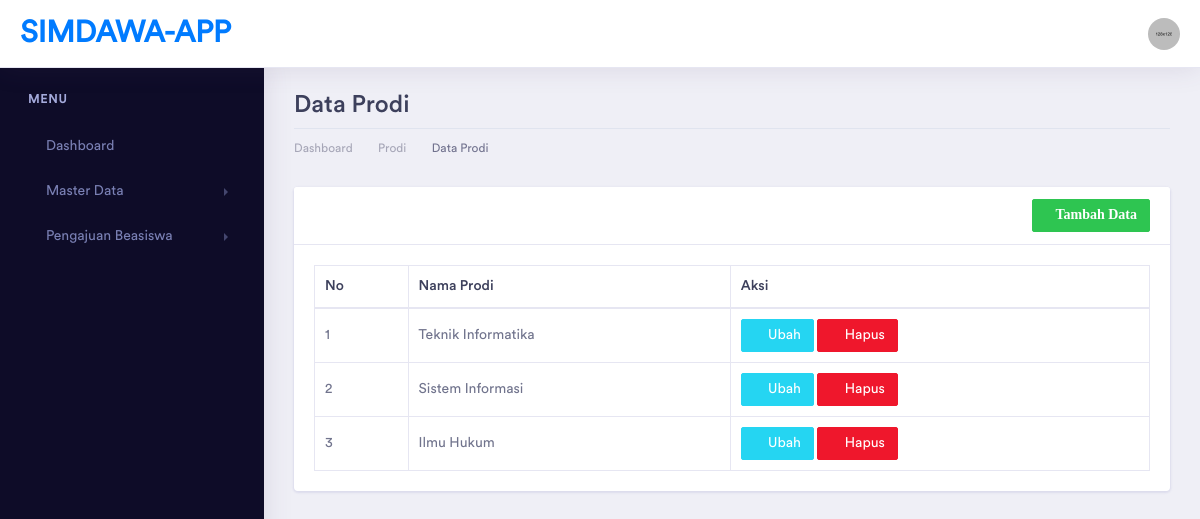
Page /index.php/prodi on the committed database.
### tables this page shows
CREATE TABLE `prodi` (
  `id` int(11) NOT NULL,
  `nama_prodi` varchar(100) DEFAULT NULL
);

### application/controllers/Prodi.php (called while the page is built, shortened)
<?php
class Prodi extends CI_Controller
{
    function __construct()
    {
        $this->load->model('ProdiModel');
    }
    public function index()
    {
        $data['title'] = "Dashboard | SIMDAWA - APP";
        $data['prodi'] = $this->ProdiModel->get_prodi();
        $this->load->view('template/header', $data);
        $this->load->view('template/sidebar');
        $this->load->view('prodi/prodi_read', $data);
        $this->load->view('template/footer');
    }
}

### index.php (called while the page is built, shortened)
<?php
require_once BASEPATH.'core/CodeIgniter.php';

### application/models/ProdiModel.php (called while the page is built, shortened)
<?php
class ProdiModel extends CI_Model
{
    private $tabel = "prodi";
    public function get_prodi()
    {
        return $this->db->get($this->tabel)->result();
    }
}

### application/views/prodi/prodi_read.php (the view, shortened to what this page needs)
<div class="dashboard-wrapper">
    <div class="container-fluid dashboard-content">
        <div class="row">
            <div class="col-xl-12 col-lg-12 col-md-12 col-sm-12 col-12">
                <div class="page-header">
                    <h2 class="pageheader-title">Data Prodi</h2>
                    <div class="page-breadcrumb">
                        <nav aria-label="breadcrumb">
                            <ol class="breadcrumb">
                                <li class="breadcrumb-item"><a href="<?= base_url('home') ?>" class="breadcrumb-link">Dashboard</a></li>
                                <li class="breadcrumb-item"><a href="<?= base_url('prodi') ?>" class="breadcrumb-link">Prodi</a></li>
                                <li class="breadcrumb-item active" aria-current="page">Data Prodi</li>
                            </ol>
                        </nav>
                    </div>
                </div>
            </div>
        </div>
        <div class="row">
            <div class="col-xl-12 col-lg-12 col-md-12 col-sm-12 col-12">
                <div class="card">
                    <div class="card-header">
                        <a href="<?= base_url('prodi/tambah') ?>" class="btn btn-sm btn-success float-right"><i class="fas fa-plus">Tambah Data</i></a>
                    </div>
                    <div class="card-body">
                        <table class="table table-bordered" id="mytabel">
                            <thead>
                                <tr>
                                    <th>No</th>
                                    <th>Nama Prodi</th>
                                    <th>Aksi</th>
                                </tr>
                            </thead>
                            <tbody>
                                <?php $no = 1;
                                foreach ($prodi as $p) {
                                ?>
                                    <tr>
                                        <td><?= $no++ ?></td>
                                        <td><?= $p->nama_prodi ?></td>
                                        <td>
                                            <a href="<?= base_url('prodi/ubah/' . $p->id) ?>" class="btn btn-sm btn-info"><i class="fas fa-edit"></i> Ubah</a>
                                            <a href="<?= base_url('prodi/hapus/' . $p->id) ?>" class="btn btn-sm btn-danger" onclick="return confirm('Ingin hapus data ini?')"><i class="fas fa-trash"></i> Hapus</a>
                                        </td>
                                    </tr>
                                <?php
                                }
                                ?>
                            </tbody>
                        </table>
                    </div>
                </div>
            </div>
        </div>
    </div>
</div>

### rows in the picture
prodi: nama_prodi "Teknik Informatika"
prodi: nama_prodi "Sistem Informasi"
prodi: nama_prodi "Ilmu Hukum"
